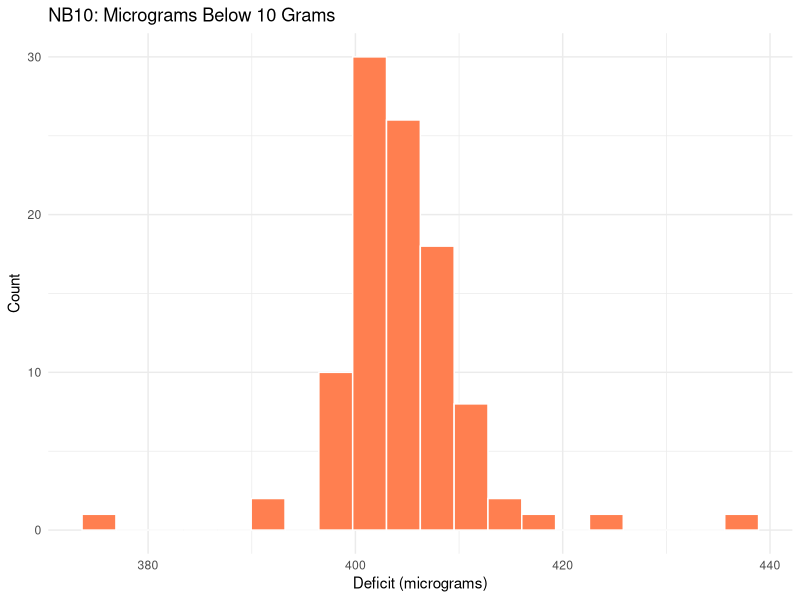
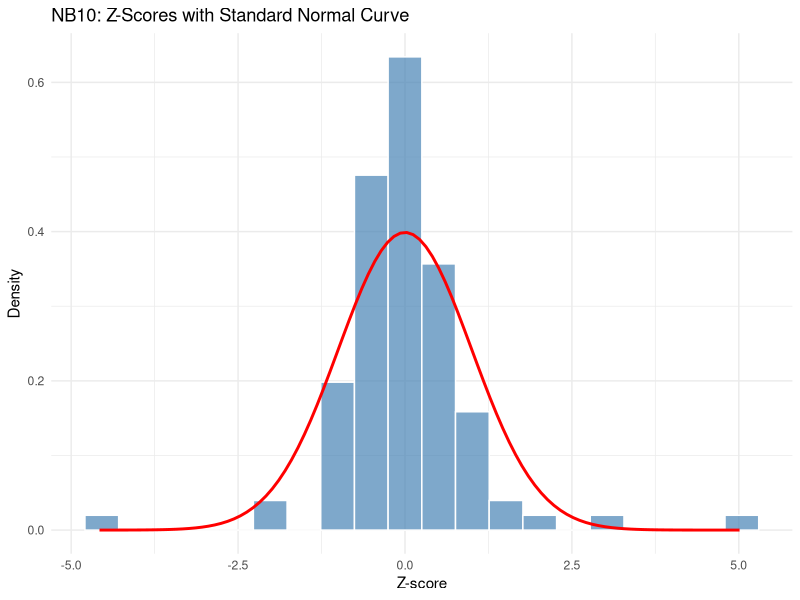

Here is the R script that generated these plots, in order:
## ---- chunk 1
#| label: setup
#| include: false

library(tidyverse)
library(knitr)
## ---- chunk 2
#| label: lit-digest-tbl
#| echo: false

lit_digest_tbl <- tibble::tribble(
  ~Source, ~`FDR Predicted %`, 
  "Literary Digest (n = 2.4 million)", 43L, 
  "Gallup prediction of Digest", 44L, 
  "Gallup prediction of election (n = 50,000)", 56L, 
  "Actual election result", 62L
)

lit_digest_tbl |> knitr::kable()
## ---- chunk 3
#| label: truman-dewey-tbl
#| echo: false

truman_dewey_tbl <- tibble::tribble(
  ~Source, ~Truman, ~Dewey, ~Thurmond, ~Wallace, 
  "Crossley", 45L, 50L, 2L, 3L, 
  "Gallup", 44L, 50L, 2L, 4L, 
  "Roper", 38L, 53L, 5L, 4L, 
  "**Actual result**", 50L, 45L, 3L, 2L
)

truman_dewey_tbl |> knitr::kable()
## ---- chunk 4
#| label: us-elections-tbl
#| echo: false

us_elections_48_04 <- tibble::tribble(
  ~Year, ~`Sample Size`, ~Winner, ~`Gallup %`, ~`Actual %`, ~Error, 
  1952, 5385, "Eisenhower", 51.0, 55.1, -4.1,  
  1960, 8015, "Kennedy", 51.0, 49.7, 1.3,  
  1976, 3439, "Carter", 48.0, 50.1, -2.1,  
  1984, 3456, "Reagan", 59.0, 58.8, 0.2,  
  2000, 3571, "Bush", 48.0, 47.9, 0.1, 
  2004, 2014, "Bush", 49.0, 50.6, -1.6
)

us_elections_48_04 |> knitr::kable(digits = 1)
## ---- chunk 5
#| label: salk-nfip
#| echo: false

salk_nfip <- tibble::tribble(
  ~Grade, ~Group, ~Size, ~`Polio Rate (per 100k)`, 
  "2", "Vaccinated (consent)", "225,000", 25, 
  "1, 3", "Control", "725,000", 54, 
  "2", "No consent", "125,000", 44
)

salk_nfip |> knitr::kable()
## ---- chunk 6
#| label: salk-blind
#| echo: false

salk_blind <- tibble::tribble(
  ~Group, ~Size, ~`Polio Rate (per 100k)`, 
  "Vaccinated", "200,000", 28, 
  "Placebo control", "200,000", 71, 
  "No consent", "350,000", 46
)

salk_blind |> knitr::kable()
## ---- chunk 7
#| label: portacaval-tbl
#| echo: false

portacaval_tbl <- tibble::tribble(
  ~`Study Design`, ~`Marked Enthusiasm`, ~Moderate, ~None,
  "No controls", 24, 7, 1, 
  "Controls, not randomized", 10, 3, 2, 
  "Randomized controlled", 0, 1, 3 
)

portacaval_tbl |> knitr::kable()
## ---- chunk 8
#| label: shunt-survival
#| echo: false

shunt_survival <- tibble::tribble(
  ~Design, ~`Surgery Survival %`, ~`Control Survival %`, 
  "Randomized", 60, 60, 
  "Non-randomized", 60, 45
)

shunt_survival |> knitr::kable()
## ---- chunk 9
#| label: NB10-data
#| echo: false

# NB10 deficit data from chapter
nb10_deficits <- c(409, 400, 406, 399, 402, 406, 401, 403, 401, 403,
                   398, 403, 407, 402, 401, 399, 400, 401, 405, 402,
                   408, 399, 399, 402, 399, 397, 407, 401, 399, 401,
                   403, 400, 410, 401, 407, 423, 406, 406, 402, 405,
                   405, 409, 399, 402, 407, 406, 413, 409, 404, 402,
                   404, 406, 407, 405, 411, 410, 410, 410, 401, 402,
                   404, 405, 392, 407, 406, 404, 403, 408, 404, 407,
                   412, 406, 409, 400, 408, 404, 401, 404, 408, 406,
                   408, 406, 401, 412, 393, 437, 418, 415, 404, 401,
                   401, 407, 412, 375, 409, 406, 398, 406, 403, 404)

NB10_long <- tibble::tibble(deficit = nb10_deficits)
## ---- chunk 10
#| label: fig-NB10
#| echo: false
#| fig-height: 4

NB10_long |>
  ggplot(aes(x = deficit)) +
  geom_histogram(bins = 20, fill = "coral", color = "white") +
  labs(
    title = "NB10: Micrograms Below 10 Grams",
    x = "Deficit (micrograms)",
    y = "Count"
  ) +
  theme_minimal()
## ---- chunk 11
#| label: fig-NB10-zscore
#| echo: false
#| fig-height: 4

NB10_z <- NB10_long |> 
  dplyr::mutate(
    z = (deficit - mean(deficit)) / sd(deficit))

NB10_z |>
  ggplot(aes(x = z)) +
  geom_histogram(aes(y = after_stat(density)), bins = 20, 
                 fill = "steelblue", color = "white", alpha = 0.7) +
  stat_function(fun = dnorm, color = "red", linewidth = 1) +
  labs(
    title = "NB10: Z-Scores with Standard Normal Curve",
    x = "Z-score",
    y = "Density"
  ) +
  theme_minimal()
